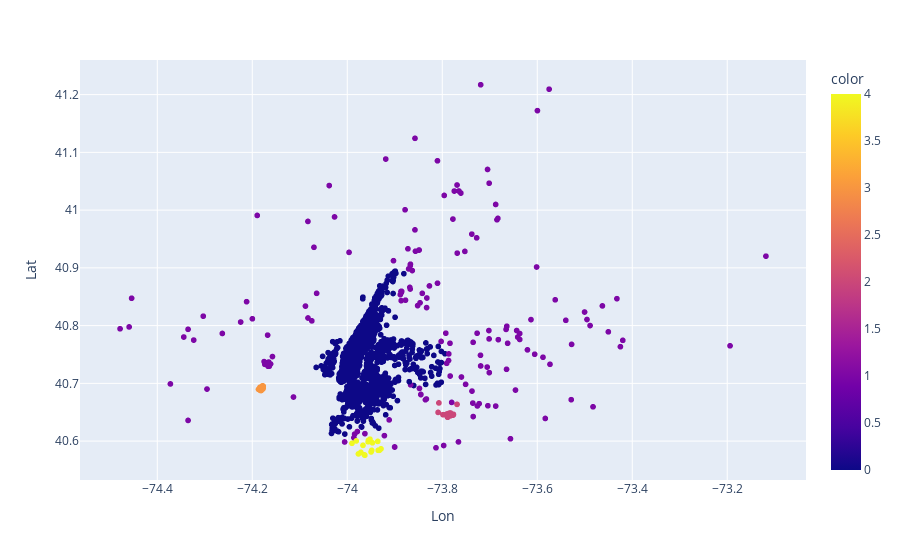

Notebook cell for this chart:
### Code cell
fig = px.scatter(data_Hot_aft, x = "Lon", y = "Lat", color = dbsc_predict)
fig.show()

### Figure 1 — Plotly figure (JSON) as saved in the notebook; plotly's stock layout.template omitted (floating-point values rounded to 4 significant figures; data arrays with more than 128 entries replaced by an {"elided": "..."} marker saying what was removed)
{"data": [{"hovertemplate": "Lon=%{x}<br>Lat=%{y}<br>color=%{marker.color}<extra></extra>", "legendgroup": "", "marker": {"color": {"elided": "8170 int values"}, "coloraxis": "coloraxis", "symbol": "circle"}, "mode": "markers", "name": "", "showlegend": false, "type": "scattergl", "x": {"elided": "8170 float values"}, "xaxis": "x", "y": {"elided": "8170 float values"}, "yaxis": "y"}], "layout": {"coloraxis": {"colorbar": {"title": {"text": "color"}}, "colorscale": [[0, "#0d0887"], [0.1111, "#46039f"], [0.2222, "#7201a8"], [0.3333, "#9c179e"], [0.4444, "#bd3786"], [0.5556, "#d8576b"], [0.6667, "#ed7953"], [0.7778, "#fb9f3a"], [0.8889, "#fdca26"], [1, "#f0f921"]]}, "legend": {"tracegroupgap": 0}, "margin": {"t": 60}, "xaxis": {"anchor": "y", "domain": [0, 1], "title": {"text": "Lon"}}, "yaxis": {"anchor": "x", "domain": [0, 1], "title": {"text": "Lat"}}}}
